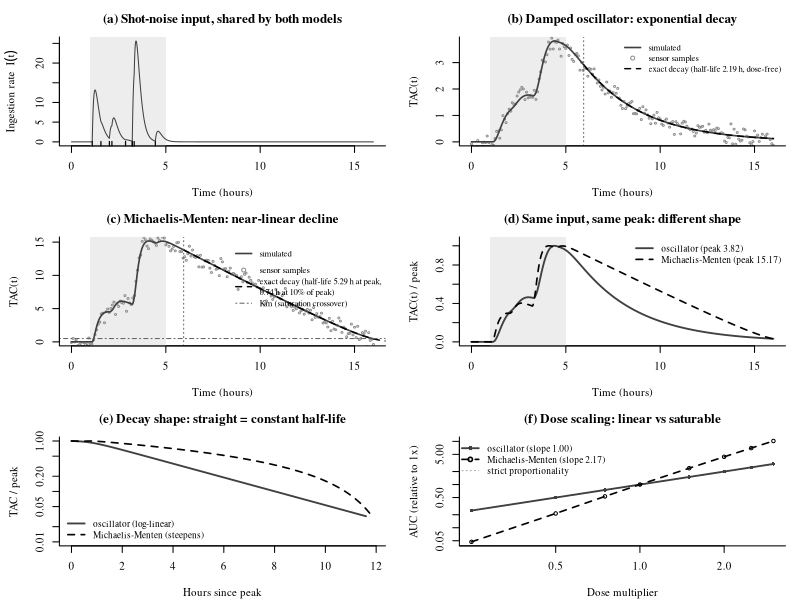

Reproduce this figure in R.
#!/usr/bin/env Rscript
# tac_dlo_sandbox.R
# Standalone scratch script -- NOT part of the simulation pipeline and not
# sourced by anything. Drives two candidate within-episode models with the
# *same* shot-noise ingestion process and compares them.
#
#   Rscript simulation/tac_dlo_sandbox.R
#
# Model 1, the damped linear oscillator of Giraldo et al. (2017):
#
#   d^2 TAC/dt^2 = -k^2 TAC - 2 zeta k dTAC/dt + k^2 eta I(t)
#
# Model 2, equation 1 of sections/01_background.tex with S(t) dropped and
# M(t) given the Michaelis-Menten form the metabolism literature uses:
#
#   dTAC/dt = I(t) - Vmax TAC / (Km + TAC)
#
# Same I(t), same drinks, same window; only the elimination differs. The
# whole point of the comparison is that the two disagree about the shape
# of the *decay*, which is the part of a TAC curve there is most data on:
#
#   - the oscillator eliminates by a linear restoring force, so its tail
#     is exponential with a half-life fixed by k and zeta -- it does not
#     depend on how much was drunk;
#   - Michaelis-Menten saturates, so above Km it eliminates at a nearly
#     constant *absolute* rate Vmax (the near-linear BAC decline ethanol
#     is known for) and only becomes exponential once TAC falls below Km.
#
# That difference propagates to dose scaling, which is where it matters
# for the paper's second criterion. The oscillator is linear, so doubling
# every dose exactly doubles TAC everywhere and doubles AUC -- it cannot
# produce disproportionate exposure. Michaelis-Menten is not linear, and
# AUC grows roughly with the square of the dose, so the same extra drink
# costs a slow metaboliser far more. Panel (f) measures both slopes.
#
# Writes simulation/figures/tac_dlo_sandbox.png and prints a summary.
# Base graphics only, no packages, so it runs on a bare R.
#
# Units: time in hours, dose in standard drinks. The two models do NOT
# share a TAC unit -- eta carries a factor of time (the oscillator's
# steady state is eta*I, a gain on the *rate*), while Michaelis-Menten
# accumulates dose directly. Only shapes are comparable, which is why
# panel (d) normalises each curve by its own peak rather than fudging a
# common scale.

# ---- Parameters (the things worth turning) ----------------------------

set.seed(2026)

pars <- list(
  duration     = 16,      # hours of record
  window       = c(1, 5), # the drinking episode: shot noise on, then off
  rate         = 2,       # drinks per hour while drinking
  dose_mean    = 1,       # mean dose per drink (exponentially distributed)
  tau          = 0.15,    # absorption time constant; a drink peaks tau
                          # after it is poured, mean lag 2*tau, hours

  # Model 1: damped linear oscillator
  k            = 0.9,     # natural frequency, radians/hour
  zeta         = 1.6,     # damping ratio; > 1 means no ringing
  eta          = 1,       # input gain (steady-state TAC per unit intake)

  # Model 2: Michaelis-Menten elimination. Km well below the peak is what
  # makes elimination effectively zero-order over most of the curve, which
  # is the regime ethanol is actually in.
  vmax         = 1.5,     # max elimination rate, dose/hour
  km           = 0.5,     # half-saturation concentration

  dt           = 1 / 240, # integration step, hours -- keep well under tau
  sigma        = 0.05,    # sensor measurement error SD (as a fraction of
                          # each model's own peak, so both are comparable)
  sample_every = 5 / 60   # sensor sampling interval, hours
)

# Dose multipliers for the scaling panel, and the grid it runs on. It needs
# a much longer record than the figure does: at 3x dose the Michaelis-Menten
# curve takes ~40 h to clear, and truncating it would understate exactly the
# nonlinearity being measured. Coarser step to keep the sweep quick.
sweep_mult     <- c(0.25, 0.5, 0.75, 1, 1.5, 2, 2.5, 3)
sweep_duration <- 96
sweep_dt       <- 1 / 60

out_png <- file.path("simulation", "figures", "tac_dlo_sandbox.png")

# ---- The shot-noise input (shared by both models) ---------------------

# A marked Poisson process: N ~ Poisson(rate * window length) drinks placed
# uniformly in the window, each with an exponential dose. Drawing the count
# first is the same process as drawing exponential gaps, and it keeps every
# arrival inside the window.
draw_events <- function(window, rate, dose_mean) {
  n <- rpois(1, rate * diff(window))
  data.frame(time = sort(runif(n, window[1], window[2])),
             dose = rexp(n, rate = 1 / dose_mean))
}

# I(t) = sum_i dose_i * g(t - t_i), with the alpha (gamma-2) absorption
# kernel g(u) = u * exp(-u/tau) / tau^2 for u >= 0.
#
# Unit area, so tau spreads a drink out without changing how much of it
# arrives; it peaks one tau after the drink and has mean lag 2*tau, and
# tau -> 0 approaches a train of delta spikes. The plain exponential
# kernel exp(-u/tau)/tau is the other obvious choice and is worse twice
# over: it has a drink hit its maximum absorption rate the instant it is
# poured, and that jump discontinuity is one the fixed-step integrators
# below cannot resolve -- it costs about three orders of magnitude on the
# oscillator's AUC identity, and the error barely shrinks as the step
# does. g(0) = 0 is what buys the accuracy back.
shot_noise <- function(t, events, tau) {
  if (nrow(events) == 0L) return(numeric(length(t)))
  lag <- outer(t, events$time, "-")
  pulse <- lag * exp(-lag / tau) / tau^2
  pulse[lag < 0 | !is.finite(pulse)] <- 0   # nothing arrives before the drink
  as.numeric(pulse %*% events$dose)
}

# ---- Model 1: the damped linear oscillator ----------------------------

# Fixed-step RK4 on the state (TAC, dTAC/dt). Fixed step rather than an ODE
# package because the input is spiky enough that the step has to be pinned
# to a fraction of tau anyway.
integrate_dlo <- function(times, input, k, zeta, eta, tac0 = 0, dtac0 = 0) {
  h <- times[2] - times[1]
  deriv <- function(t, x) {
    c(x[2], -k^2 * x[1] - 2 * zeta * k * x[2] + k^2 * eta * input(t))
  }

  state <- matrix(NA_real_, nrow = length(times), ncol = 2)
  x <- c(tac0, dtac0)
  state[1, ] <- x
  for (i in seq_len(length(times) - 1L)) {
    t  <- times[i]
    s1 <- deriv(t,         x)
    s2 <- deriv(t + h / 2, x + h / 2 * s1)
    s3 <- deriv(t + h / 2, x + h / 2 * s2)
    s4 <- deriv(t + h,     x + h * s3)
    x  <- x + h / 6 * (s1 + 2 * s2 + 2 * s3 + s4)
    state[i + 1L, ] <- x
  }
  data.frame(time = times, tac = state[, 1], dtac = state[, 2])
}

# Exact solution of the homogeneous equation, i.e. what happens once the
# drinking stops. Overlaying it on the integrator's output is both the
# decay annotation for the figure and a check that the integrator is right.
dlo_free_response <- function(t, k, zeta, tac0, dtac0, t0) {
  s <- t - t0
  out <- if (zeta > 1) {                       # overdamped: two real modes
    spread <- k * sqrt(zeta^2 - 1)
    r_slow <- -zeta * k + spread
    r_fast <- -zeta * k - spread
    c_slow <- (dtac0 - r_fast * tac0) / (r_slow - r_fast)
    c_slow * exp(r_slow * s) + (tac0 - c_slow) * exp(r_fast * s)
  } else if (isTRUE(all.equal(zeta, 1))) {     # critically damped
    (tac0 + (dtac0 + k * tac0) * s) * exp(-k * s)
  } else {                                     # underdamped: it rings
    w_d <- k * sqrt(1 - zeta^2)
    exp(-zeta * k * s) *
      (tac0 * cos(w_d * s) + (dtac0 + zeta * k * tac0) / w_d * sin(w_d * s))
  }
  out[s < 0] <- NA_real_
  out
}

# The slowest mode sets the tail: it is what you would read off the curve
# as the elimination rate. The faster overdamped mode is gone long before.
# Note what is missing from the arguments -- the dose. The oscillator's
# half-life is a property of the person, never of the night.
dlo_decay_rate <- function(k, zeta) {
  if (zeta > 1) k * (zeta - sqrt(zeta^2 - 1)) else if (zeta < 1) zeta * k else k
}

# ---- Model 2: Michaelis-Menten elimination ----------------------------

# dTAC/dt = I(t) - Vmax*TAC/(Km + TAC), same RK4 on a scalar state.
# TAC cannot go negative on its own: elimination vanishes as TAC does.
integrate_mm <- function(times, input, vmax, km, tac0 = 0) {
  h <- times[2] - times[1]
  deriv <- function(t, x) input(t) - vmax * x / (km + x)

  tac <- numeric(length(times))
  x <- tac0
  tac[1] <- x
  for (i in seq_len(length(times) - 1L)) {
    t  <- times[i]
    s1 <- deriv(t,         x)
    s2 <- deriv(t + h / 2, x + h / 2 * s1)
    s3 <- deriv(t + h / 2, x + h / 2 * s2)
    s4 <- deriv(t + h,     x + h * s3)
    x  <- x + h / 6 * (s1 + 2 * s2 + 2 * s3 + s4)
    tac[i + 1L] <- x
  }
  data.frame(time = times, tac = tac)
}

# The Michaelis-Menten decay has a closed form too, but as t(TAC) rather
# than TAC(t): separating dC/dt = -Vmax C/(Km + C) and integrating gives
#
#   Vmax * t = Km * log(C0/C) + (C0 - C).
#
# So feed it concentrations and get back the times they are reached. That
# is the exact overlay for panel (c), and the two terms are the two
# regimes side by side: the (C0 - C) term is the zero-order straight-line
# decline, the log term is the exponential tail that takes over below Km.
mm_decay_time <- function(tac, tac0, vmax, km) {
  (km * log(tac0 / tac) + (tac0 - tac)) / vmax
}

# Time to halve from a given concentration. Unlike the oscillator's, this
# depends on where you start: ~C/(2*Vmax) when C >> Km (so a bigger night
# means a longer half-life), flattening to Km*log(2)/Vmax at the bottom.
mm_half_life <- function(tac, vmax, km) (km * log(2) + tac / 2) / vmax

# ---- Simulate both models on one realisation --------------------------

events <- draw_events(pars$window, pars$rate, pars$dose_mean)
times  <- seq(0, pars$duration, by = pars$dt)
intake <- shot_noise(times, events, pars$tau)
input  <- function(t) shot_noise(t, events, pars$tau)

dlo <- integrate_dlo(times, input, pars$k, pars$zeta, pars$eta)
mm  <- integrate_mm(times, input, pars$vmax, pars$km)

# The sensor record, noise scaled to each model's own peak so that neither
# looks cleaner than the other purely because of the unit mismatch.
keep <- seq(1L, length(times), by = round(pars$sample_every / pars$dt))
obs <- function(tac) {
  data.frame(time = times[keep],
             tac  = tac[keep] + rnorm(length(keep), sd = pars$sigma * max(tac)))
}
dlo_obs <- obs(dlo$tac)
mm_obs  <- obs(mm$tac)

# Where the free decay starts. Not the end of the window: with tau > 0 the
# last drink is still being absorbed after the window closes, and the
# closed forms only apply once that has finished. The alpha kernel leaves
# (1 + u/tau)exp(-u/tau) of a dose still to arrive after u, so ten time
# constants in, 0.05% of that last drink is outstanding.
last_drink <- if (nrow(events) == 0L) pars$window[1] else max(events$time)
at    <- which.min(abs(times - min(last_drink + 10 * pars$tau, pars$duration)))
t_off <- times[at]

dlo_decay <- dlo_free_response(times, pars$k, pars$zeta,
                               tac0 = dlo$tac[at], dtac0 = dlo$dtac[at],
                               t0 = t_off)

# Exact MM decay, generated the other way round: pick concentrations from
# where the decay starts down to a hair above zero, and solve for when.
mm_grid  <- seq(mm$tac[at], mm$tac[at] / 500, length.out = 400)
mm_exact <- data.frame(
  time = t_off + mm_decay_time(mm_grid, mm$tac[at], pars$vmax, pars$km),
  tac  = mm_grid
)

# ---- Dose scaling: the same night, scaled up and down ------------------

# Multiply every dose, clear the whole curve on a long grid, and take AUC.
# The oscillator has no choice but to return exactly proportional AUC --
# it is a linear system. Whatever Michaelis-Menten does here, it does
# because saturation is real.
sweep_one <- function(mult) {
  ev <- events
  ev$dose <- ev$dose * mult
  tt <- seq(0, sweep_duration, by = sweep_dt)
  n  <- length(tt)
  inp <- function(t) shot_noise(t, ev, pars$tau)

  d <- integrate_dlo(tt, inp, pars$k, pars$zeta, pars$eta)
  m <- integrate_mm(tt, inp, pars$vmax, pars$km)
  trap <- function(y) sum((y[-1] + y[-n]) / 2) * sweep_dt

  c(dlo = trap(d$tac), mm = trap(m$tac),
    dlo_left = d$tac[n], mm_left = m$tac[n])
}

sweep <- as.data.frame(t(vapply(sweep_mult, sweep_one, numeric(4))))
sweep$mult <- sweep_mult

# Slope of log(AUC) on log(dose): 1 means strictly proportional.
auc_slope <- function(auc) unname(coef(lm(log(auc) ~ log(sweep$mult)))[2])

# ---- Figure -----------------------------------------------------------

dir.create(dirname(out_png), showWarnings = FALSE, recursive = TRUE)
png(out_png, width = 9, height = 10, units = "in", res = 300)
op <- par(mfrow = c(3, 2), mar = c(4.1, 4.5, 2.8, 1.1), family = "serif")

shade <- function() rect(pars$window[1], -1e9, pars$window[2], 1e9,
                         col = "grey93", border = NA)

# (a) the driving process, shared by both models.
plot(times, intake, type = "n", xlab = "Time (hours)",
     ylab = expression(paste("Ingestion rate  ", I(t))),
     main = "(a) Shot-noise input, shared by both models", bty = "n")
shade()
lines(times, intake, col = "#404040", lwd = 1)
rug(events$time, col = "black", lwd = 1.2, ticksize = 0.04)
box(bty = "l")

# (b) oscillator, with its exact free decay laid over the tail.
plot(times, dlo$tac, type = "n", xlab = "Time (hours)", ylab = "TAC(t)",
     main = "(b) Damped oscillator: exponential decay", bty = "n")
shade()
points(dlo_obs$time, dlo_obs$tac, pch = 1, cex = 0.4, col = "grey55")
lines(times, dlo$tac, col = "#404040", lwd = 1.6)
lines(times, dlo_decay, col = "black", lwd = 1.4, lty = 2)
abline(v = t_off, col = "grey40", lty = 3)
legend("topright", bty = "n", cex = 0.8,
       legend = c("simulated", "sensor samples",
                  sprintf("exact decay (half-life %.2f h, dose-free)",
                          log(2) / dlo_decay_rate(pars$k, pars$zeta))),
       col = c("#404040", "grey55", "black"),
       lty = c(1, NA, 2), pch = c(NA, 1, NA), lwd = c(1.6, NA, 1.4))
box(bty = "l")

# (c) Michaelis-Menten, same treatment.
plot(times, mm$tac, type = "n", xlab = "Time (hours)", ylab = "TAC(t)",
     main = "(c) Michaelis-Menten: near-linear decline", bty = "n")
shade()
points(mm_obs$time, mm_obs$tac, pch = 1, cex = 0.4, col = "grey55")
lines(times, mm$tac, col = "#404040", lwd = 1.6)
lines(mm_exact$time, mm_exact$tac, col = "black", lwd = 1.4, lty = 2)
abline(v = t_off, col = "grey40", lty = 3)
abline(h = pars$km, col = "grey40", lty = 4)
legend("topright", bty = "n", cex = 0.8,
       legend = c("simulated", "sensor samples",
                  sprintf("exact decay (half-life %.2f h at peak,\n%.2f h at 10%% of peak)",
                          mm_half_life(max(mm$tac), pars$vmax, pars$km),
                          mm_half_life(0.1 * max(mm$tac), pars$vmax, pars$km)),
                  "Km (saturation crossover)"),
       col = c("#404040", "grey55", "black", "grey40"),
       lty = c(1, NA, 2, 4), pch = c(NA, 1, NA, NA), lwd = c(1.6, NA, 1.4, 1))
box(bty = "l")

# (d) shape comparison. Each curve is divided by its own peak because the
# two models do not share a TAC unit (see the header).
plot(times, dlo$tac / max(dlo$tac), type = "n", ylim = c(0, 1.05),
     xlab = "Time (hours)", ylab = "TAC(t) / peak",
     main = "(d) Same input, same peak: different shape", bty = "n")
shade()
lines(times, dlo$tac / max(dlo$tac), col = "#404040", lwd = 1.8)
lines(times, mm$tac / max(mm$tac), col = "black", lwd = 1.6, lty = 2)
legend("topright", bty = "n", cex = 0.85,
       legend = c(sprintf("oscillator (peak %.2f)", max(dlo$tac)),
                  sprintf("Michaelis-Menten (peak %.2f)", max(mm$tac))),
       col = c("#404040", "black"), lty = c(1, 2), lwd = c(1.8, 1.6))
box(bty = "l")

# (e) the decay on a log scale, each aligned at its own peak. Straight
# means a constant half-life. This is the panel that separates the models.
peak_d <- which.max(dlo$tac)
peak_m <- which.max(mm$tac)
tail_d <- seq(peak_d, length(times))
tail_m <- seq(peak_m, length(times))
plot(NA, xlim = c(0, pars$duration - times[peak_m]), ylim = c(0.01, 1),
     log = "y", xlab = "Hours since peak", ylab = "TAC / peak",
     main = "(e) Decay shape: straight = constant half-life", bty = "n")
lines(times[tail_d] - times[peak_d], dlo$tac[tail_d] / dlo$tac[peak_d],
      col = "#404040", lwd = 1.8)
lines(times[tail_m] - times[peak_m], mm$tac[tail_m] / mm$tac[peak_m],
      col = "black", lwd = 1.6, lty = 2)
legend("bottomleft", bty = "n", cex = 0.85,
       legend = c("oscillator (log-linear)", "Michaelis-Menten (steepens)"),
       col = c("#404040", "black"), lty = c(1, 2), lwd = c(1.8, 1.6))
box(bty = "l")

# (f) dose scaling. The dashed reference is strict proportionality; the
# oscillator sits on it by construction, so the gap is the whole story.
# Both series set the limits -- Michaelis-Menten leaves the oscillator's
# range entirely, which is the finding, not an overflow to clip away.
rel_dlo <- sweep$dlo / sweep$dlo[sweep$mult == 1]
rel_mm  <- sweep$mm  / sweep$mm[sweep$mult == 1]
plot(NA, log = "xy", xlim = range(sweep$mult),
     ylim = range(c(rel_dlo, rel_mm)),
     xlab = "Dose multiplier", ylab = "AUC (relative to 1x)",
     main = "(f) Dose scaling: linear vs saturable", bty = "n")
lines(sweep$mult, sweep$mult, col = "grey65", lwd = 1, lty = 3)
lines(sweep$mult, rel_dlo, col = "#404040", lwd = 1.8)
points(sweep$mult, rel_dlo, pch = 16, cex = 0.7, col = "#404040")
lines(sweep$mult, rel_mm, col = "black", lwd = 1.6, lty = 2)
points(sweep$mult, rel_mm, pch = 1, cex = 0.7)
legend("topleft", bty = "n", cex = 0.85,
       legend = c(sprintf("oscillator (slope %.2f)", auc_slope(sweep$dlo)),
                  sprintf("Michaelis-Menten (slope %.2f)", auc_slope(sweep$mm)),
                  "strict proportionality"),
       col = c("#404040", "black", "grey65"), lty = c(1, 2, 3),
       pch = c(16, 1, NA), lwd = c(1.8, 1.6, 1))
box(bty = "l")

par(op)
invisible(dev.off())

# ---- Summary ----------------------------------------------------------

end <- length(times)
trap <- function(y) sum((y[-1] + y[-end]) / 2) * pars$dt

# Oscillator AUC against the identity that falls out of integrating its
# equation over [0, T] from rest:
#   k^2 * integral(TAC) = k^2 * eta * integral(I) - dTAC(T) - 2 zeta k TAC(T).
# The boundary terms are subtracted rather than assumed away -- the record
# ends while TAC is still coming down. A gap that survives the correction
# means the step is too coarse for tau.
dlo_area  <- trap(dlo$tac)
dlo_exact <- pars$eta * sum(events$dose) -
  (dlo$dtac[end] + 2 * pars$zeta * pars$k * dlo$tac[end]) / pars$k^2

# The matching Michaelis-Menten bookkeeping is just mass balance: what
# went in, minus what is still there, was eliminated.
mm_left <- mm$tac[end]
mm_gone <- sum(events$dose) - mm_left

# Hours from peak to 10% of peak, the crude "how long does the night last"
# number, computed the same way for both.
time_to_tenth <- function(tac) {
  p <- which.max(tac)
  below <- which(seq_along(tac) > p & tac < 0.1 * tac[p])
  if (length(below)) times[below[1]] - times[p] else NA_real_
}

cat(sprintf(
  paste0(
    "input (shared): %d drinks, %.2f total dose, over %.1f-%.1f h\n",
    "\n",
    "                              oscillator   Michaelis-Menten\n",
    "peak TAC                      %10.3f   %16.3f\n",
    "  (units differ -- see header; compare shapes, not levels)\n",
    "time of peak (h)              %10.2f   %16.2f\n",
    "peak to 10%% of peak (h)       %10.2f   %16.2f\n",
    "half-life at peak (h)         %10.2f   %16.2f\n",
    "half-life at 10%% of peak (h)  %10.2f   %16.2f\n",
    "AUC vs dose, log-log slope    %10.2f   %16.2f\n",
    "\n",
    "The oscillator's two half-lives are equal because they have to be:\n",
    "its decay is exponential, so the tail carries no information about\n",
    "how much was drunk. Michaelis-Menten's shrink as TAC falls, and its\n",
    "AUC slope above 1 is the disproportionate-exposure property that\n",
    "criterion 2 in the background section asks for.\n",
    "\n",
    "checks\n",
    "  oscillator AUC:   %.4f simulated vs %.4f exact (eta * dose,\n",
    "                    less the boundary terms at t = %.0f h)\n",
    "  oscillator tail:  max |simulated - closed form| = %.2e\n",
    "  MM mass balance:  %.4f in, %.4f eliminated, %.4f still present\n",
    "  MM tail:          max |simulated - closed form| = %.2e\n",
    "  sweep cleared:    %.2e (oscillator), %.2e (MM) left at %.0f h\n",
    "\n",
    "wrote %s\n"),
  nrow(events), sum(events$dose), pars$window[1], pars$window[2],
  max(dlo$tac), max(mm$tac),
  times[peak_d], times[peak_m],
  time_to_tenth(dlo$tac), time_to_tenth(mm$tac),
  log(2) / dlo_decay_rate(pars$k, pars$zeta),
  mm_half_life(max(mm$tac), pars$vmax, pars$km),
  log(2) / dlo_decay_rate(pars$k, pars$zeta),
  mm_half_life(0.1 * max(mm$tac), pars$vmax, pars$km),
  auc_slope(sweep$dlo), auc_slope(sweep$mm),
  dlo_area, dlo_exact, pars$duration,
  max(abs(dlo$tac[seq(at, end)] - dlo_decay[seq(at, end)])),
  sum(events$dose), mm_gone, mm_left,
  # The exact MM decay is a curve in (t, TAC); compare it to the simulation
  # by interpolating it onto the simulation's own times.
  {
    on_grid <- approx(mm_exact$time, mm_exact$tac,
                      xout = times[seq(at, end)], rule = 2)$y
    max(abs(mm$tac[seq(at, end)] - on_grid))
  },
  max(sweep$dlo_left), max(sweep$mm_left), sweep_duration,
  out_png
))
